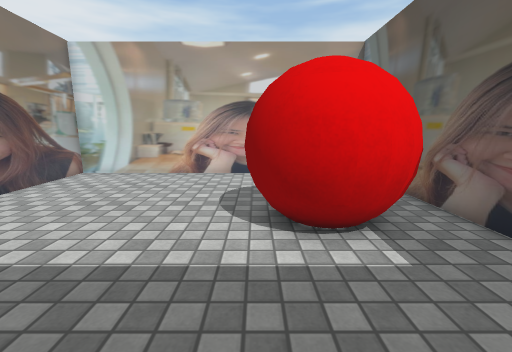
view 1 (above)

12 first-person views from a walk through a Unity game level. The camera is 1.2 m above the floor, tilts 10° down and sees 90° across. The floor is counted in squares, 0.5 m on a side. Each view is taken from the middle of a square. On the plan, view 1 faces up. The plan holds only what a view shows up to about 17 squares ahead; the rest is blank. The player is left out. Some surface patterns are stand-ins.

view 2
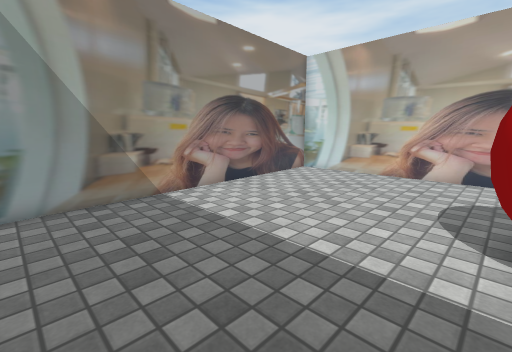

view 3
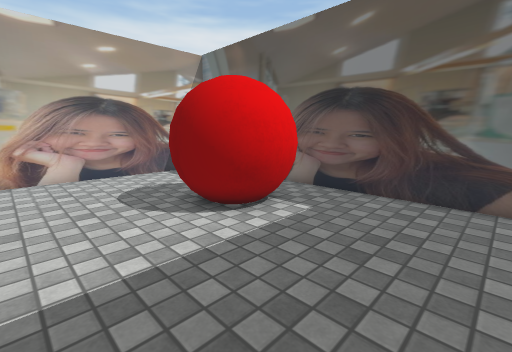

view 4
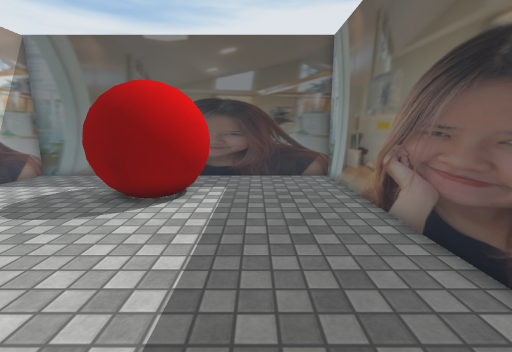

view 5
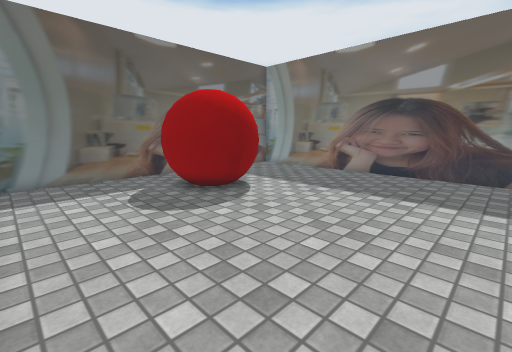

view 6
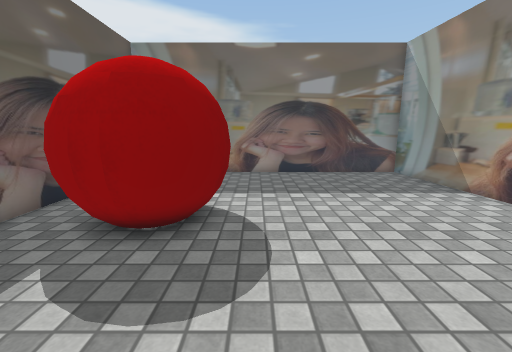

view 7
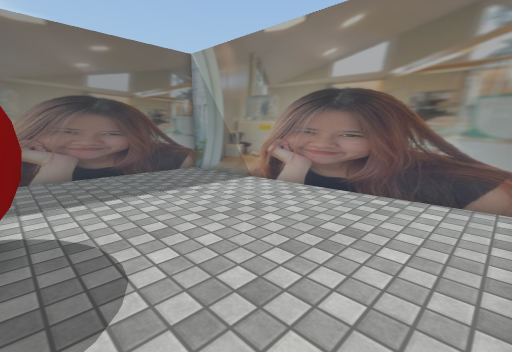

view 8
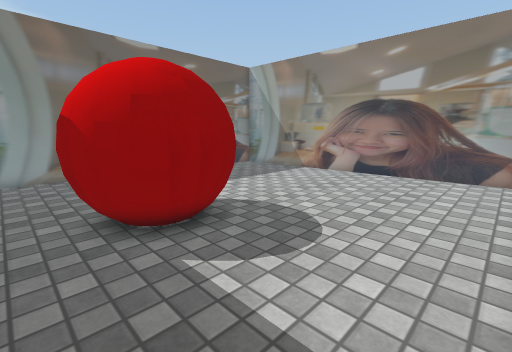

view 9
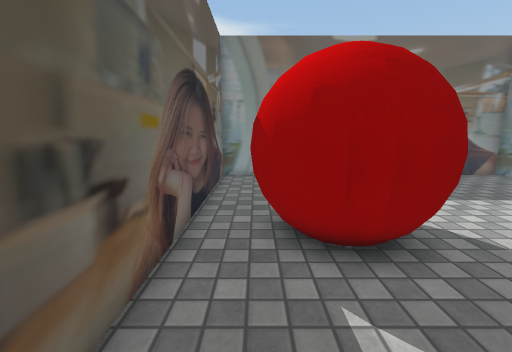

view 10
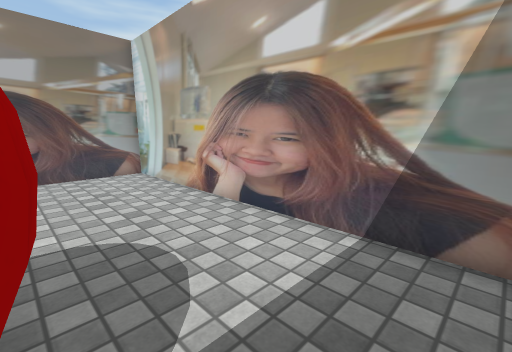

view 11
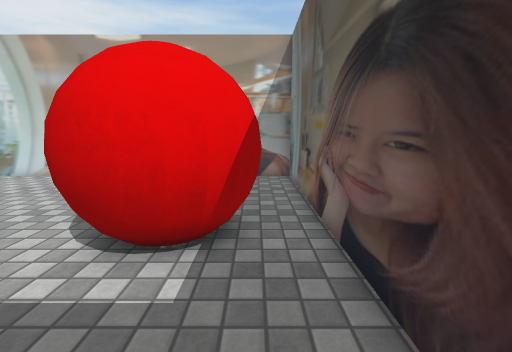

view 12
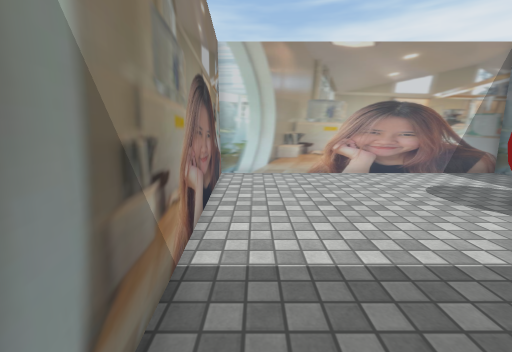

### Floor plan
Key: @ floor where view 1 was taken; # wall or solid block; . floor; O other object.
Columns run from 10 left of view 1 to 6 right of it. Each row starts with its distance up from view 1.
 15 #################
 14 #...............#
 13 #...............#
 12 #...............#
 11 #...............#
 10 #...............#
  9 #..........OOO..#
  8 #.........OOOOO.#
  7 #.........OOOOO.#
  6 #.........OOOOO.#
  5 ##.........OOO..#
  4 ##..............#
  3 ##..............#
  2  #..............#
  1  #..............#
  0  #........@.....#
 -1  ################

Where each view was taken, in squares from view 1:
view 1: 0 up, 0 right, facing up
view 2: 0 up, 0 right, facing up-left
view 3: 0 up, 4 left, facing up-right
view 4: 3 up, 8 left, facing right
view 5: 14 up, 8 left, facing down-right
view 6: 14 up, 1 left, facing down
view 7: 14 up, 0 right, facing down-left
view 8: 14 up, 5 right, facing down-left
view 9: 13 up, 4 right, facing down
view 10: 9 up, 5 right, facing up-left
view 11: 1 up, 4 right, facing up
view 12: 0 up, 8 left, facing up
